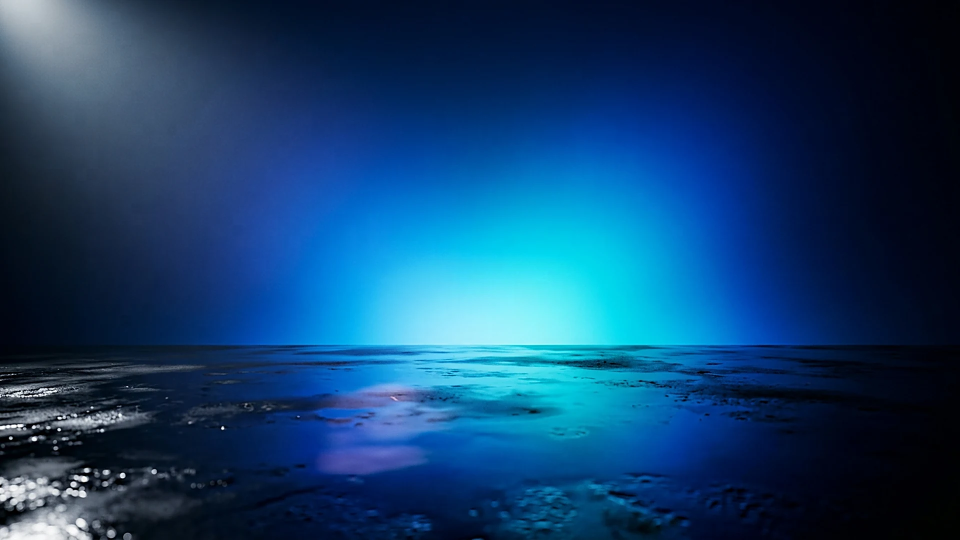
#> input picture assets/backdrop-blue-razz.webp, 1920 x 1080 px (shown at 1/2 size)
$ python -i make_webp.py   (imports and definitions only)
#> lines starting #> are read from the running program, lines starting #| are printed output that depends on the picture; after the words box and inside, x2 and y2 are one past the last pixel; in counts of white or black regions, pixels touching at a corner belong together
#> further down, picture is the input picture: PIL image 1920x1080 RGB; mean R, G, B 17.7, 64.4, 106.7
#!/usr/bin/env python3
"""Fizzly asset pipeline.

Raw generated PNGs land in assets-src/. This script mattes the white studio
background out of them, trims to the subject, scales to the size the brief asks
for and writes optimised WebP into assets/.

    python3 tools/make_webp.py can cherry
    python3 tools/make_webp.py splash grape
    python3 tools/make_webp.py fruit lemon          # all 4 pieces
    python3 tools/make_webp.py backdrop orange
    python3 tools/make_webp.py all

Sizing rules:
  can-*        1600 px tall
  splash-*     2400 px wide
  fruit-*       800 px long side
  backdrop-*   1920x1080, opaque
"""
import sys
from pathlib import Path

import numpy as np
from PIL import Image, ImageFilter
from scipy import ndimage

ROOT = Path(__file__).resolve().parent.parent
SRC = ROOT / "assets-src"
OUT = ROOT / "assets"

FLAVOURS = ["cherry", "lime", "orange", "grape", "lemon", "blue-razz"]


def matte(im: Image.Image, kind: str = "can") -> Image.Image:
    """Key out the near-white seamless backdrop of a studio product shot.

    Background = pixels within `BG_TH` of white that are reachable from the
    frame edge, so enclosed white label art (the logo, the fizz wave) and the
    highlights inside the silhouette survive. Soft grey studio shadow is close
    enough to white to get absorbed at this tolerance, and specular highlights
    on a glossy can stay well outside it (a looser key would bite a stripe out
    of the middle of the can). Leftover pale blobs are then dropped by keeping
    only the subject component(s), and the edge is eroded + feathered so it
    anti-aliases cleanly on any background.
    """
#> called with kind = 'can'
    BG_TH = 0.045

    rgb = np.asarray(im.convert("RGB")).astype(np.float32)
    # Measure the actual backdrop instead of assuming pure 255 white: renders
    # come back with a faint grey/cream cast that would otherwise survive the key.
    edge = np.concatenate([
        rgb[:3].reshape(-1, 3), rgb[-3:].reshape(-1, 3),
        rgb[:, :3].reshape(-1, 3), rgb[:, -3:].reshape(-1, 3),
    ])
    bgc = np.median(edge, axis=0)
#> bgc = [1, 12, 34]
    dist = np.sqrt(((bgc - rgb) ** 2).sum(axis=2)) / 441.673  # 0 = backdrop colour

    if kind == "fruit":
        # Produce shots are lit on a white sweep, so the backdrop reads as
        # "neutral and bright" rather than one exact colour. Coloured flesh,
        # rind and juice stay saturated; enclosed pale areas (pith, highlights,
        # the gap between two cherries) are kept because they are not reachable
        # from the frame edge.
        mx = rgb.max(axis=2)
        mn = rgb.min(axis=2)
        sat = (mx - mn) / np.maximum(mx, 1.0)
        bgcand = ((sat < 0.12) & (mx > 183)) | (dist < 0.04)
    else:
        bgcand = dist < BG_TH
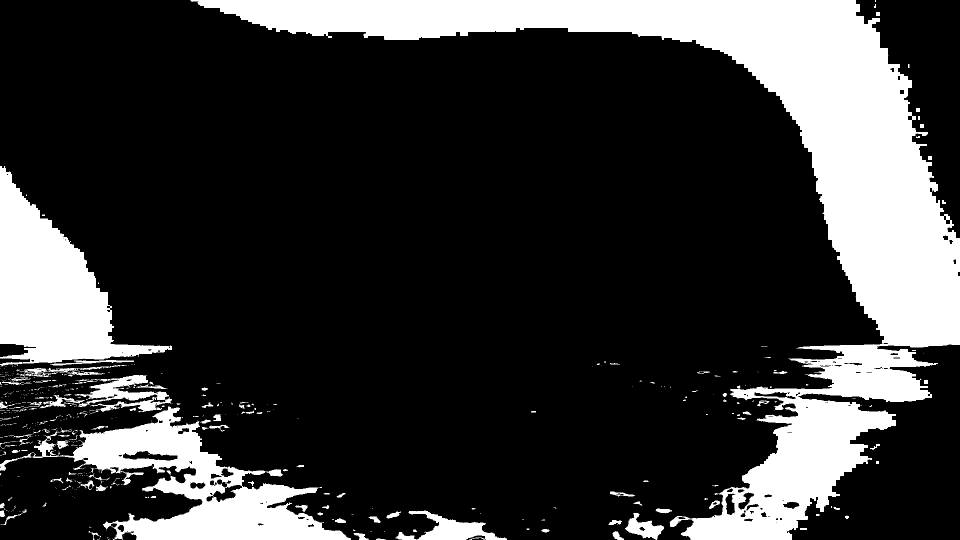
#> bgcand: shape (1080, 1920) bool (shown at 1/2 size); 21.9% white; 502 white regions (373 under 20 px), largest, box (x1, y1, x2, y2) and area: (381, 0, 1920, 1080) 311730, (0, 332, 344, 733) 59146, (0, 813, 702, 1080) 58101

    lbl, _ = ndimage.label(bgcand)
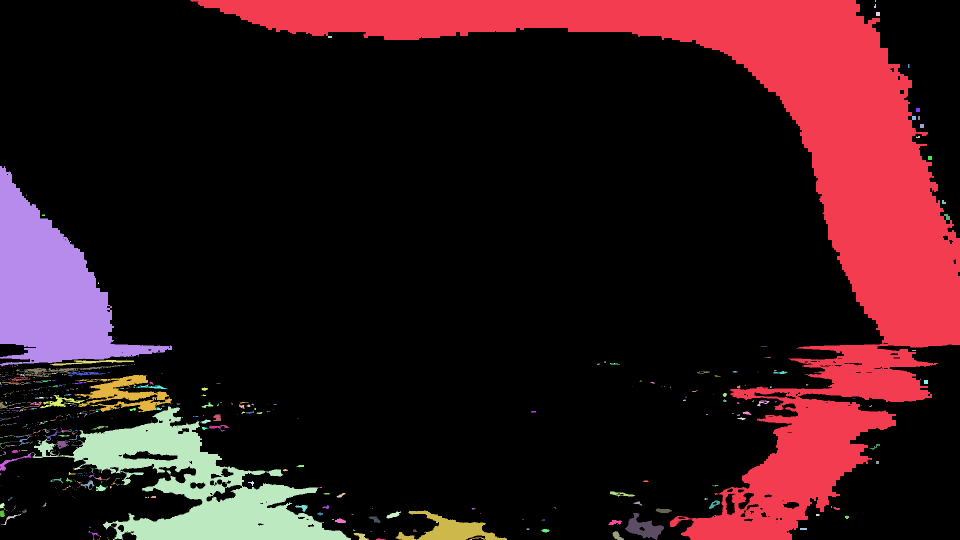
#> lbl: shape (1080, 1920) int32 (shown at 1/2 size); 729 distinct labels, from 0 to 728; one colour per label, 0 black
    border = np.concatenate([lbl[0], lbl[-1], lbl[:, 0], lbl[:, -1]])
#> border = 6000 values, max 728 at index 2139, min 0 at index 0, mean 56.5
    bg = np.isin(lbl, np.unique(border[border > 0]))
#> bg: shape (1080, 1920) bool; 21.1% white; 30 white regions (16 under 20 px), largest, box (x1, y1, x2, y2) and area: (381, 0, 1920, 1080) 311525, (0, 332, 344, 733) 59124, (65, 813, 702, 1080) 57536
    fg = ~bg

    fl, fn = ndimage.label(fg)
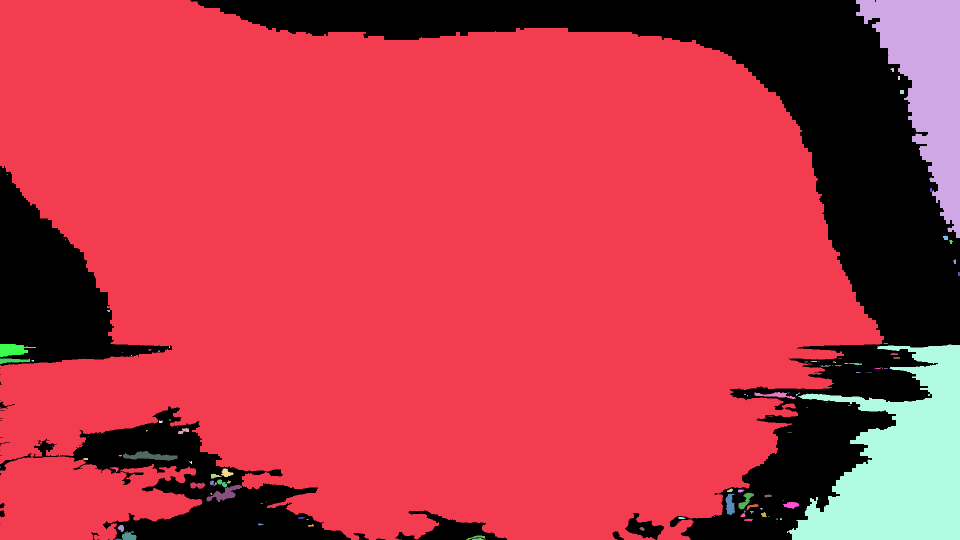
#> fl: shape (1080, 1920) int32 (shown at 1/2 size); 138 distinct labels, from 0 to 137; one colour per label, 0 black
#> fn = 137
    if fn:
        sizes = ndimage.sum(fg, fl, range(1, fn + 1))
#> sizes = 137 values, max 1504407 at index 0, min 1 at index 8, mean 11948.2
        biggest = float(sizes.max())
#> biggest = 1504407
        keep = []
        for i, sl in enumerate(ndimage.find_objects(fl), start=1):
            if sl is None:
                continue
            area = float(sizes[i - 1])
            comp = fl[sl] == i
            pale = float(dist[sl][comp].mean())          # near-white sliver?
            if kind in ("can", "backdrop"):
                # A can is one solid object: keep the biggest blob only.
                if area == biggest:
                    keep.append(i)
            elif area > 220 and not (pale < 0.12 and area < 0.02 * biggest):
                # Fruit and splashes legitimately fly apart into droplets, but
                # pale little slivers are studio shadow/reflection leftovers.
                keep.append(i)
#> this loop made 137 passes
#> (area, pale) on passes 1, 2, 3, 4, 5, 7, 8, 12: (1504407, 0.302), (46980, 0.0532), (41, 0.0459), (32, 0.0459), (64, 0.0456), (32, 0.0471), (74, 0.046), (40, 0.0459)
#> pass 1, in matte, `comp = fl[sl] == i`:
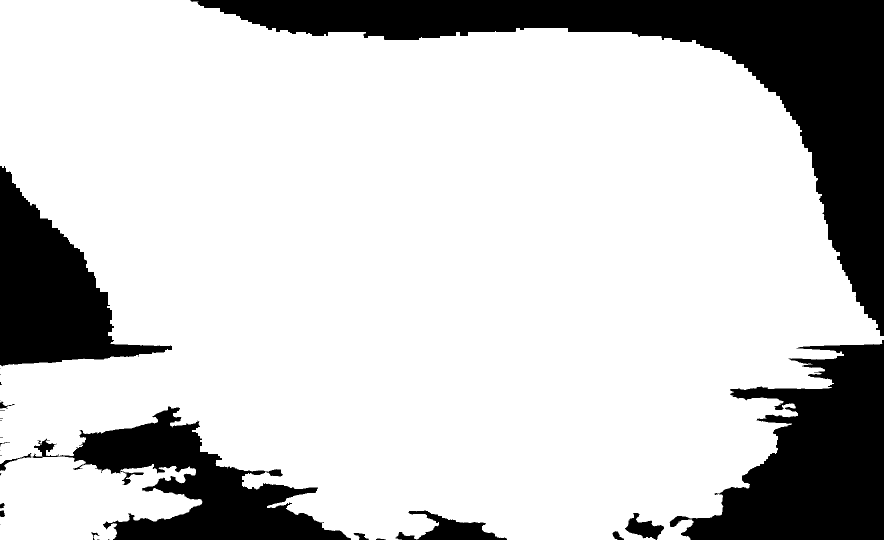
#> comp: shape (1080, 1768) bool (shown at 1/2 size); 78.8% white; 30 black regions (15 under 20 px), largest, box (x1, y1, x2, y2) and area: (381, 0, 1768, 672) 178695, (1339, 680, 1768, 1080) 95125, (65, 813, 702, 1080) 61639
#> after the loop, keep = [1]
        fg = np.isin(fl, keep)
#> fg: shape (1080, 1920) bool; 72.6% white; 29 black regions (15 under 20 px), largest, box (x1, y1, x2, y2) and area: (381, 0, 1920, 1080) 437980, (65, 813, 702, 1080) 61639, (0, 332, 344, 733) 60805
        fg = ndimage.binary_fill_holes(fg)

    # Kill the pale contact shadow / mirror strip that collects under a
    # product sitting on a studio floor.
    if kind == "fruit":
        # Pale floor reflection clings under a piece and would read as a grey
        # smear on a dark page. Per column, cut everything below the last pixel
        # that is clearly the fruit itself (saturated flesh or a dark shadowed
        # edge); pith and highlights sit above that line and stay.
        mx = rgb.max(axis=2)
        mn = rgb.min(axis=2)
        sat = (mx - mn) / np.maximum(mx, 1.0)
        solid = (sat > 0.20) | (mx < 140)
        for x in range(fg.shape[1]):
            col = np.where(solid[:, x] & fg[:, x])[0]
            if len(col):
                fg[col.max() + 2:, x] = False

    if kind == "can":
        # Per column, cut everything below the last "definitely metal/label"
        # pixel: that is the bottom rim of the can, and the soft grey-to-white
        # contact shadow underneath it goes away cleanly.
        band = int(fg.shape[0] * 0.86)
        strong = dist > 0.20
#> strong: shape (1080, 1920) bool; 45% white; 202 white regions (122 under 20 px), largest, box (x1, y1, x2, y2) and area: (0, 0, 1636, 1056) 883437, (0, 918, 255, 1080) 24543, (0, 812, 298, 873) 9087
        for x in range(fg.shape[1]):
            col = np.where(strong[:, x] & fg[:, x])[0]
            if len(col):
                fg[col.max() + 2:, x] = False
            else:
                fg[band:, x] = False
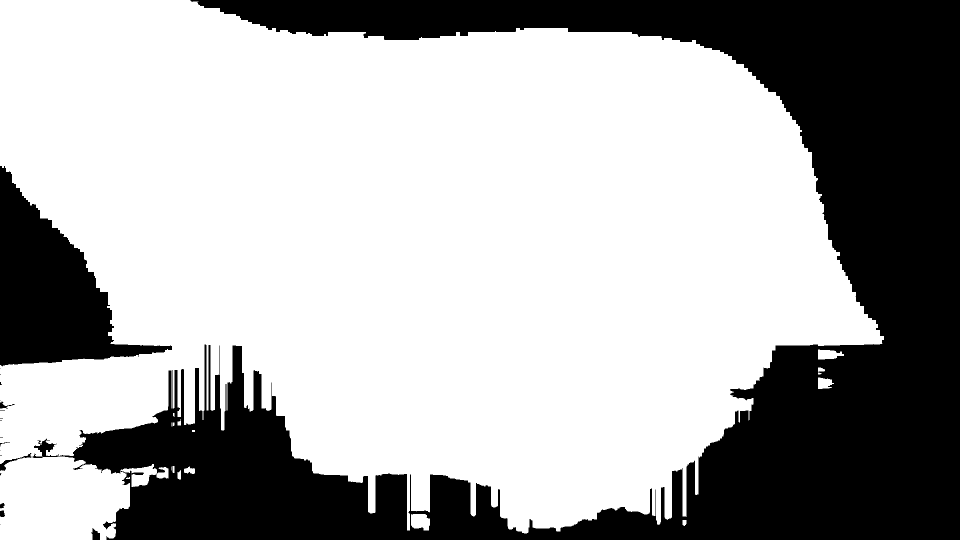
#> fg: shape (1080, 1920) bool (shown at 1/2 size); 66.6% white; 20 black regions (12 under 20 px), largest, box (x1, y1, x2, y2) and area: (65, 0, 1920, 1080) 631014, (0, 332, 344, 733) 60805, (0, 906, 63, 942) 369
    else:
        for y in range(fg.shape[0] - 1, -1, -1):
            row = fg[y]
            if not row.any():
                continue
            if row.mean() < 0.12 and dist[y][row].mean() < 0.10:
                fg[y] = False
            else:
                break

    if kind == "fruit":
        # A gap the painter closed off (e.g. the wedge between two cherry stems)
        # is trapped backdrop: still subject according to the flood fill, but it
        # must go. Genuine pale flesh such as citrus pith sits a few steps off
        # the backdrop colour and survives this tighter test.
        pockets, pn = ndimage.label(fg & (dist < 0.022))
        for i, sl in enumerate(ndimage.find_objects(pockets), start=1):
            if sl is None:
                continue
            comp = pockets[sl] == i
            if comp.sum() > 500:
                fg[sl][comp] = False

    alpha = ndimage.minimum_filter(fg.astype(np.float32), size=3)   # 1 px erosion
#> alpha: shape (1080, 1920) float32; values 0 (black) and 1 (white), 65.9% white; 18 black regions (6 under 20 px), largest, box (x1, y1, x2, y2) and area: (0, 0, 1920, 1080) 642924, (0, 331, 345, 734) 62015, (181, 1055, 201, 1080) 349
    alpha = ndimage.gaussian_filter(alpha, 0.6)                     # feather
    alpha = np.clip((alpha - 0.15) / 0.7, 0, 1)

    # Colour decontamination: edge pixels take their colour from the nearest
    # fully opaque pixel, so no white studio fringe is left behind.
    edge = (alpha > 0.02) & (alpha < 0.98)
#> edge: shape (1080, 1920) bool; 0.97% white in thin lines or dots
    if edge.any():
        _, (iy, ix) = ndimage.distance_transform_edt(alpha < 0.98, return_indices=True)
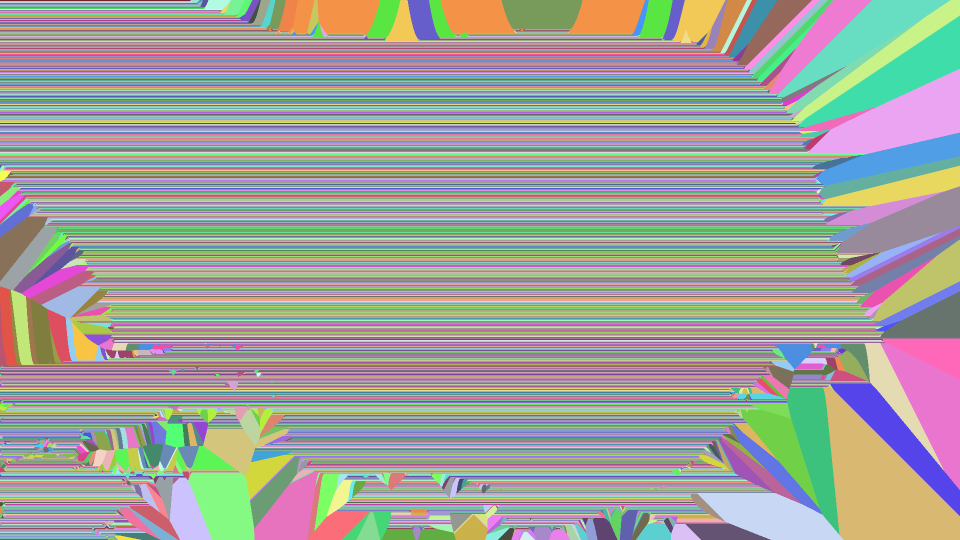
#> iy: shape (1080, 1920) int32 (shown at 1/2 size); 1080 distinct labels, from 0 to 1079; one colour per label, 0 black
        near = rgb[iy, ix]
        w = alpha[..., None]
        rgb = np.where(edge[..., None], near * w + rgb * (1 - w), rgb)

    out = np.dstack([rgb, alpha * 255]).clip(0, 255).astype(np.uint8)
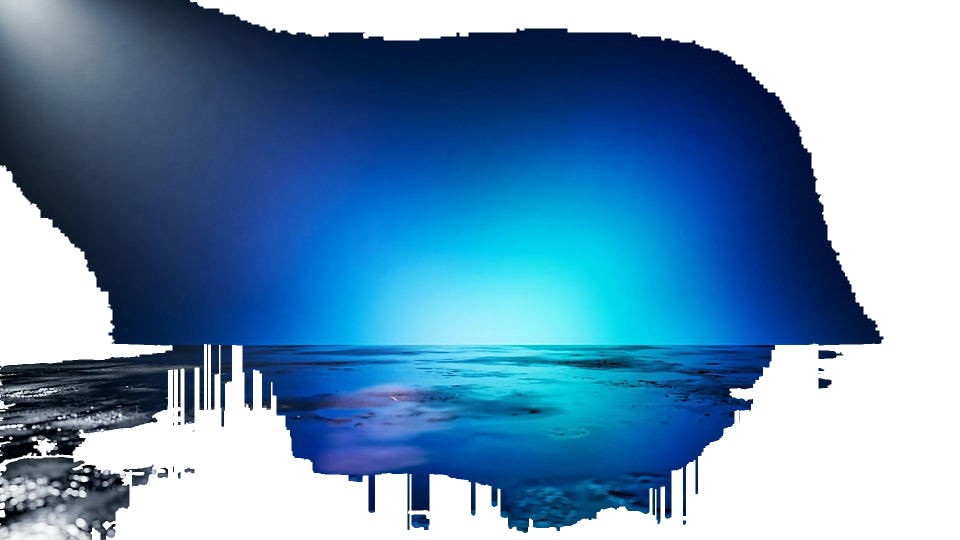
#> out: shape (1080, 1920, 4) (shown at 1/2 size); mean R, G, B, A 17.7, 64.4, 106.7, 168.2; transparent parts drawn white
    return Image.fromarray(out, "RGBA")


def trim(im: Image.Image) -> Image.Image:
    bbox = im.getchannel("A").point(lambda v: 255 if v > 10 else 0).getbbox()
    return im.crop(bbox) if bbox else im


# [15 lines left out: functions fit, sharpen, not called in this run]


def save(im: Image.Image, path: Path, quality=90):
    path.parent.mkdir(parents=True, exist_ok=True)
    im.save(path, "WEBP", quality=quality, method=6, alpha_quality=100)


# [61 lines left out: functions process, main, not called in this run]


# [2 lines not run here, left out]

>>> from PIL import Image
>>> picture = Image.open('../assets/backdrop-blue-razz.webp')
>>> result = matte(picture)

$ run again, on assets/backdrop-grape.webp
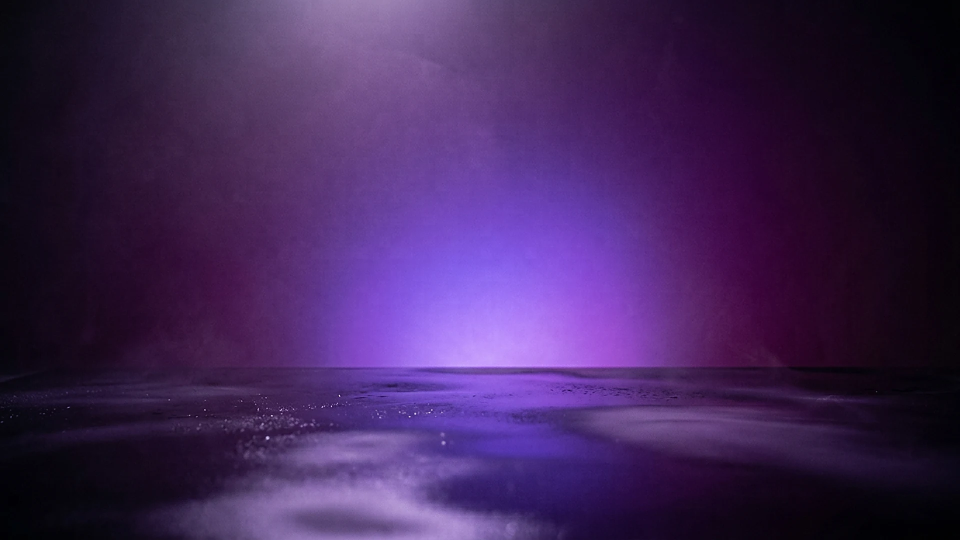
#> input picture assets/backdrop-grape.webp, 1920 x 1080 px (shown at 1/2 size)
#> picture is the input picture: PIL image 1920x1080 RGB; mean R, G, B 63.9, 37.1, 87.3
#> bgc = [12, 7, 19]
#> bgcand: shape (1080, 1920) bool; 25.5% white; 133 white regions (109 under 20 px), largest, box (x1, y1, x2, y2) and area: (1312, 0, 1920, 1080) 325128, (0, 0, 388, 1080) 201434, (179, 608, 190, 636) 120
#> lbl: shape (1080, 1920) int32; 166 distinct labels, from 0 to 165
#> border = 6000 values, max 165 at index 3836, min 0 at index 162, mean 2.06
#> bg: shape (1080, 1920) bool; 25.4% white; 7 white regions (4 under 20 px), largest, box (x1, y1, x2, y2) and area: (1312, 0, 1920, 1080) 324848, (0, 0, 388, 1080) 201309, (1906, 1066, 1920, 1074) 64
#> fl: shape (1080, 1920) int32; 175 distinct labels, from 0 to 174
#> fn = 174
#> sizes = 174 values, max 1543465 at index 0, min 1 at index 9, mean 8892.8
#> biggest = 1543465
#> the loop in matte, `for i, sl in enumerate(ndimage.find_objects(fl), start=1):` made 174 passes
#> (area, pale) on passes 1, 13, 20: (1543465, 0.278), (32, 0.0465), (32, 0.048)
#> after the loop in matte, `for i, sl in enumerate(ndimage.find_objects(fl), start=1):`: keep = [1]
#> strong: shape (1080, 1920) bool; 44.7% white; 461 white regions (425 under 20 px), largest, box (x1, y1, x2, y2) and area: (350, 0, 1614, 1080) 923893, (282, 798, 313, 804) 113, (1633, 792, 1661, 801) 112
#> after the loop in matte, `for x in range(fg.shape[1]):`:
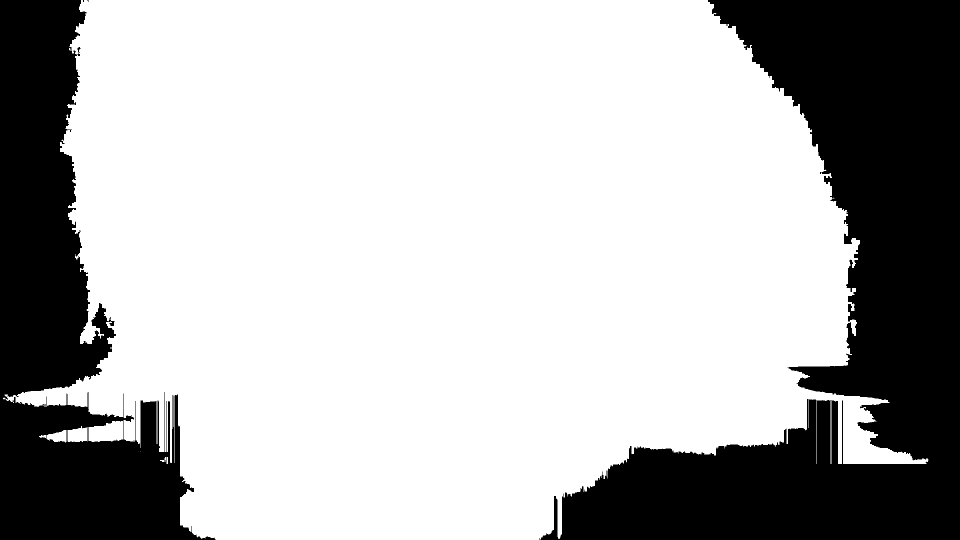
#> fg: shape (1080, 1920) bool (shown at 1/2 size); 70.6% white; 4 black regions (2 under 20 px), largest, box (x1, y1, x2, y2) and area: (1079, 0, 1920, 1080) 394229, (0, 0, 432, 1080) 215183
#> edge: shape (1080, 1920) bool; 0.67% white in thin lines or dots
#> iy: shape (1080, 1920) int32; 1080 distinct labels, from 0 to 1079
#> in matte, `out = np.dstack([rgb, alpha * 255]).clip(0, 255).astype(np.uint8)`:
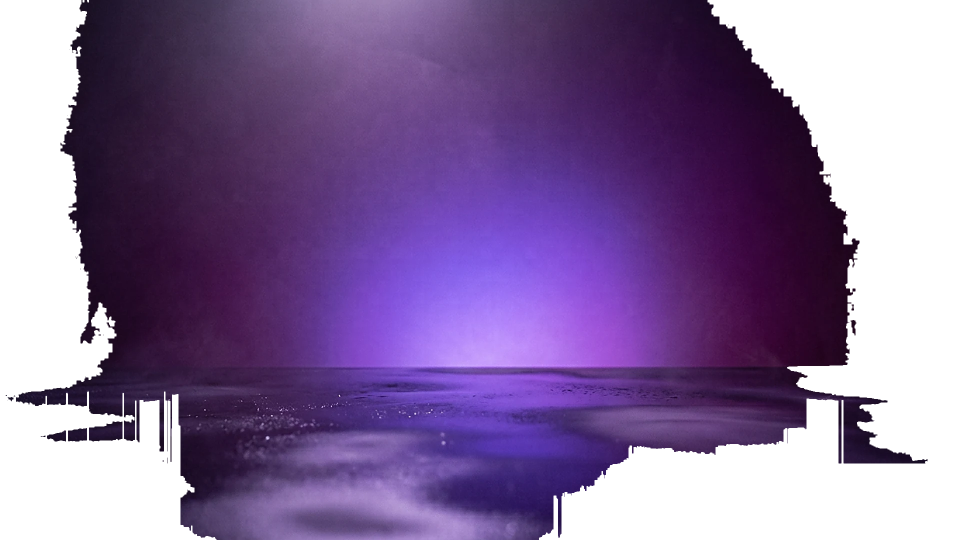
#> out: shape (1080, 1920, 4) (shown at 1/2 size); mean R, G, B, A 63.9, 37, 87.3, 178.6; transparent parts drawn white
